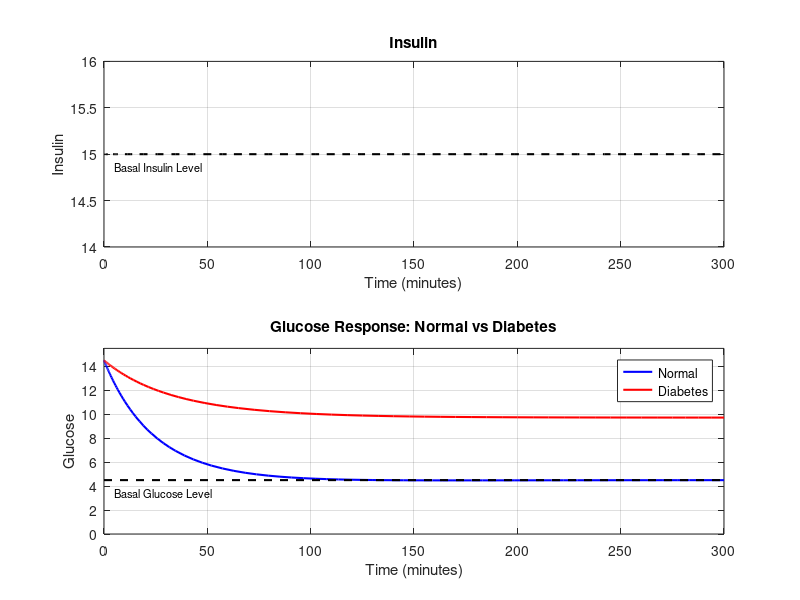
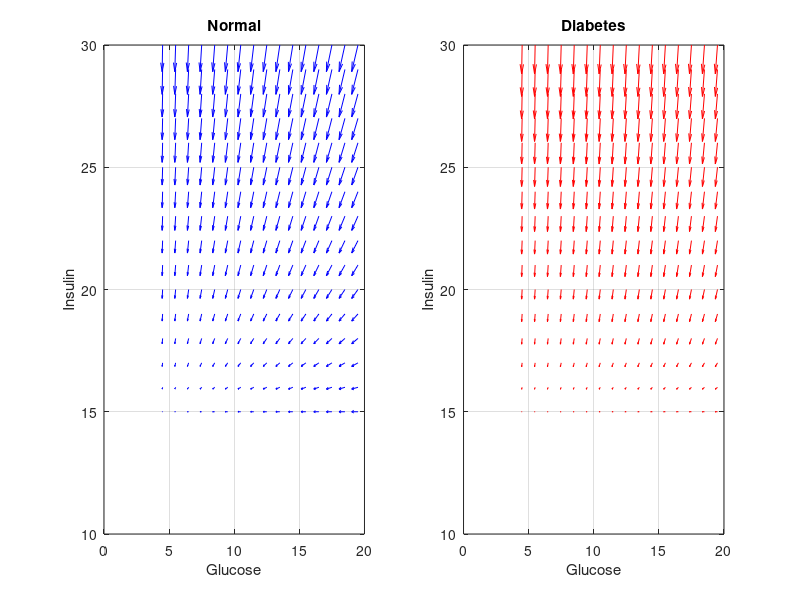

Reproduce these figures in MATLAB, in order.
clear;

% -------------------------------- %
%         Model Parameters         %
% -------------------------------- %

l1_normal = 0.028;
l1_diabetes = 0.0;
l2 = 0.025;
l3 = 0.000013;
Vl = 12;
n = 5/54;
Gb = 4.5;
Ib = 15;

% -------------------------------- %
%         Model Equations          %
% -------------------------------- %

u = @(t) n * Vl * Ib; % Basal input

odeSystemNormal = @(t, z) [
    -l1_normal*z(1) - z(1)*z(2) - Gb*z(2);  % z1_dot
    -l2*z(2) + l3*z(3);                    % z2_dot
    -n*z(3) - n*Ib + (u(t)/Vl)             % z3_dot
    ];

odeSystemDiabetes = @(t, z) [
    -l1_diabetes*z(1) - z(1)*z(2) - Gb*z(2);
    -l2*z(2) + l3*z(3);                       % z2_dot
    -n*z(3) - n*Ib + (u(t)/Vl)                % z3_dot
    ];

% -------------------------------- %
%          Time Response           %
% -------------------------------- %

tspan = [0 300];
z0 = [10; 0.01; 0];

% Solve for normal case
[t_normal, z_normal] = ode45(odeSystemNormal, tspan, z0);

% Solve for diabetic case
[t_diabetes, z_diabetes] = ode45(odeSystemDiabetes, tspan, z0);

% Create subplots
figure('Position', [100, 100, 400, 400]); % Set window size

% Top subplot: Insulin response
subplot(2, 1, 1);
plot(t_normal, z_normal(:,3) + Ib, 'k--', 'LineWidth', 1.5); % Plot I + Ib in blue
hold on;
ylim([Ib-1, Ib+1]); % Set ylim range
text(5, Ib - 0.07 * (Ib+1 - (Ib-1)), 'Basal Insulin Level', 'FontSize', 8, 'Color', 'k'); % Annotation
xlabel('Time (minutes)');
ylabel('Insulin');
title('Insulin');
grid on;

% Bottom subplot: Glucose response
subplot(2, 1, 2);
plot(t_normal, z_normal(:,1) + Gb, 'b', 'LineWidth', 1.5); % Plot G + Gb
hold on;
plot(t_diabetes, z_diabetes(:,1) + Gb, 'r', 'LineWidth', 1.5); % Plot G + Gb for diabetes
plot(tspan, [Gb Gb], 'k--', 'LineWidth', 1.5); % Basal glucose level using plot
ylim([0, max(max(z_normal(:,1) + Gb), max(z_diabetes(:,1) + Gb)) + 1]); % Set ylim range
text(5, Gb - 0.07 * (max(max(z_normal(:,1) + Gb), max(z_diabetes(:,1) + Gb)) + 1), 'Basal Glucose Level', 'FontSize', 8, 'Color', 'k'); % Annotation
xlabel('Time (minutes)');
ylabel('Glucose');
legend('Normal', 'Diabetes');
title('Glucose Response: Normal vs Diabetes');
grid on;

% Save the first figure
exportgraphics(gcf, 'images/time_response.pdf', 'ContentType', 'vector', 'BackgroundColor', 'none');

% -------------------------------- %
%          Phase Portrait          %
% -------------------------------- %

% Quiver plot for phase portrait
figure('Position', [100, 100, 700, 250]); % Set window size

% Define grid for quiver plot
[G, I] = meshgrid(4.5:1:20, 15:1:30);

% Initialize derivatives
dG_normal = zeros(size(G));
dI_normal = zeros(size(I));
dG_diabetes = zeros(size(G));
dI_diabetes = zeros(size(I));

% Compute derivatives at each grid point
for i = 1:numel(G)
    z_normal = [G(i) - Gb; 0.01; I(i) - Ib];
    dz_normal = odeSystemNormal(0, z_normal);
    dG_normal(i) = dz_normal(1);
    dI_normal(i) = dz_normal(3);
    
    z_diabetes = [G(i) - Gb; 0.01; I(i) - Ib];
    dz_diabetes = odeSystemDiabetes(0, z_diabetes);
    dG_diabetes(i) = dz_diabetes(1);
    dI_diabetes(i) = dz_diabetes(3);
end

% Plot quiver for normal case
subplot(1, 2, 1);
quiver(G, I, dG_normal, dI_normal, 'b');
hold on;

xlabel('Glucose');
ylabel('Insulin');
title('Normal');
grid on;

% Plot quiver for diabetic case
subplot(1, 2, 2);
quiver(G, I, dG_diabetes, dI_diabetes, 'r');
hold on;

xlabel('Glucose');
ylabel('Insulin');
title('Diabetes');
grid on;

% Save the second figure
exportgraphics(gcf, 'images/phase_portrait.pdf', 'ContentType', 'vector', 'BackgroundColor', 'none');